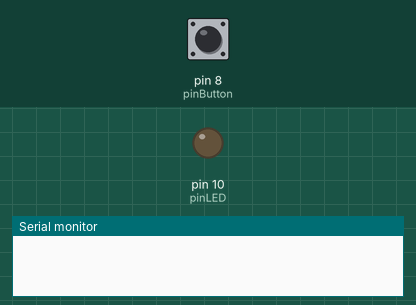
Bench run of a sketch on a simulated Arduino Uno, built with avr-gcc and run on an emulated ATmega328P. Shown: output pins drawn as LEDs (lit = HIGH), the last lines printed to the serial monitor. The test bench sets the inputs (shaded band); at power-on: pin 8 (pinButton) HIGH.

Above: at 1.2 s.
1.3 s: pin 8 (pinButton) pulled LOW for 0.15 s
At 1.37 s:
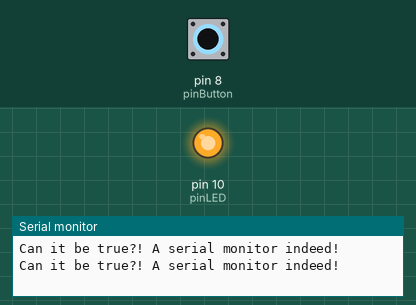
2.9 s: pin 8 (pinButton) pulled LOW for 3.2 s
At 7.1 s:
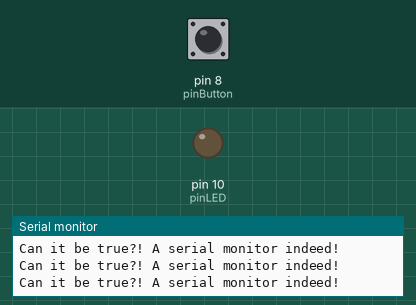
7.6 s: pin 8 (pinButton) driven LOW
At 7.9 s:
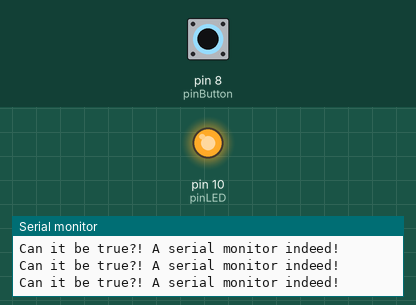
10.6 s: pin 8 (pinButton) driven HIGH
At 12.0 s:
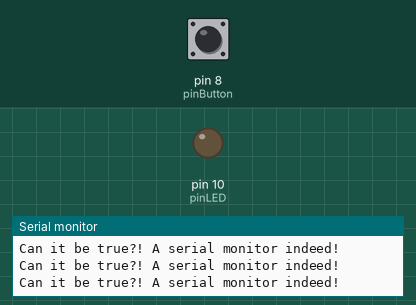
Timing chart, 0 to 13.1 s (numbered marks = the images above; inputs shaded):
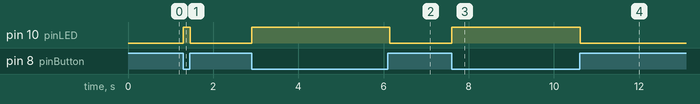

Measured:
- after the input at 1.3 s, pin 10 (pinLED): LOW → HIGH at once, → LOW 0.16 s later
- after the input at 2.9 s, pin 10 (pinLED): LOW → HIGH at once, → LOW 3.2 s later
- after the input at 7.6 s, pin 10 (pinLED): LOW → HIGH at once
- after the input at 10.6 s, pin 10 (pinLED): HIGH → LOW at once

The sketch:

LEDButton.ino
```cpp
int pinLED = 10;
int pinButton = 8;

bool buttonStatus;

void setup()  {
  pinMode(pinLED, OUTPUT);
  pinMode(pinButton, INPUT);
  digitalWrite(pinButton, HIGH);
  Serial.begin(9600);
}

void loop()
{
  buttonStatus = digitalRead(pinButton);
  if(!buttonStatus)
  {
    Serial.println("Can it be true?! A serial monitor indeed!");
    digitalWrite(pinLED, HIGH);
  }
  else
    digitalWrite(pinLED, LOW);
}
```
